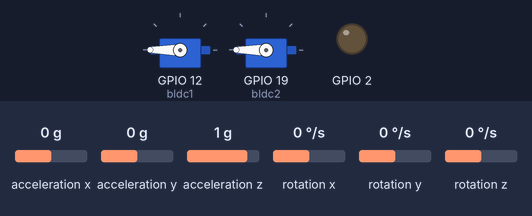
The sketch below on a simulated ESP32. Shown: 2 × servo, output pins drawn as LEDs (lit = HIGH). Wiring (inferred from the names in the program): MPU-6050 motion sensor at I2C address 0x68. Inputs (shaded band) come from the test bench; at power-on: acceleration x 0 g, acceleration y 0 g, acceleration z 1 g, rotation x 0 °/s, rotation y 0 °/s, rotation z 0 °/s. What the sketch prints to the serial monitor is not drawn.

Above: at 0.1 s.
At 20.4 s:
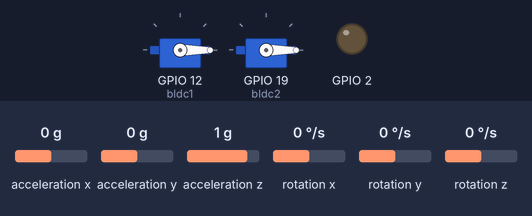
At 26.6 s:
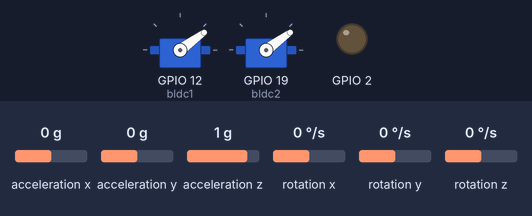
Timing chart, 0 to 28.1 s (numbered marks = the images above):
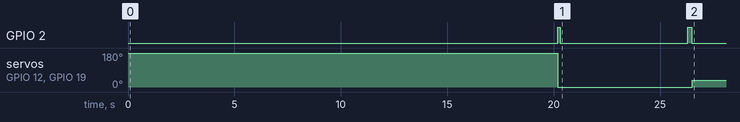

Measured:
- by itself, servo on GPIO 12 (bldc1), servo on GPIO 19 (bldc2): 180° → 0° at 20.2 s, → 36° 6.3 s later

The sketch:

ESP32_wire_mpu.ino
```cpp
#include<Wire.h>
#include"imu.h"
#include "pwm.h"
#include "ble.h"
#include "PID.h"
//#include "pid_dps.h"


long double timeprev;
long double imu_timer;
long double elapsedtime;

void setup() {

 // put your setup code here, to run once:
Serial.begin(115200);
//ble.setup();
bldc.bldc_setup();
bldc.bldc_write(1000, 1000);

//###### IMU SETUP ######//
IMU.mpu_6050_setup(21,22, 1);

//###### ESC SETUP ######//
delay(2000); // optional
bldc.bldc_write(0,0);
pinMode(2, OUTPUT);
digitalWrite(2, HIGH);
delay(100);
digitalWrite(2, LOW);
delay(6000);
digitalWrite(2,HIGH);
delay(200);
digitalWrite(2,LOW);
//imu_timer = micros();

}

void loop() {
  // put your main code here, to run repeatedly:
timeprev = imu_timer;  // the previous time is stored before the actual time read
imu_timer = micros();  // actual time read
elapsedtime = (imu_timer - timeprev) / 1000000;

IMU.mpu_read_data();
IMU.mpu_process(elapsedtime);
//IMU.serial_print();
//Serial.print(IMU.gyro_pitch);
//Serial.print(" , ");
if (isnan(IMU.angle_pitch_output)){

  bldc.bldc_write(0,0);
  digitalWrite(2, HIGH);
  //IMU.mpu_6050_setup(21,22,0);
}
else{
pid.pid_controller(IMU.angle_pitch_output, 0, elapsedtime);

//ble.loop();

bldc.bldc_write(200 + pid.pid_output_pitch, 200 - pid.pid_output_pitch);
}
//Serial.print(" , ");
//Serial.println(micros()- imu_timer);
//while(micros() - imu_timer < 4000);                                 //Wait until the loop_timer reaches 4000us (250Hz) before starting the next loop
//  imu_timer = micros();
                                               //Reset the loop timer
}
```

PID.h
```cpp
//#include "imu.h"
class pid{

  public:
  float pid_error;
  float pid_error_prev;
  const float kp = 1.6;
  const float ki = 0.002845;
  const float kd = 0.9733;
  const float kd1 = 0.961;
  float pid_i;
  float pid_p;
  float pid_d;
  int pid_output_pitch;


  int pid_max = 100;

  void pid_controller(float current_angle, int output_angle, long double elapsedtime){
    pid_error = current_angle - output_angle;
    if ( pid_error < 3 && pid_error >  -3){
    pid_i += ki*pid_error;
    pid_d = kd1*((pid_error - pid_error_prev)/elapsedtime);
    //pid_d = kd1*((pid_error - pid_error_prev)/elapsedtime);
    //pid_output_pitch = kp1*pid_error + pid_i + kd1*((pid_error - pid_error_prev)/elapsedtime);
    }
    else  {
      pid_i = pid_i;
      pid_d = kd*((pid_error - pid_error_prev)/elapsedtime);

    //pid_output_pitch = kp*pid_error + pid_i + kd*((pid_error - pid_error_prev)/elapsedtime);
    }
//    pid_d = kd*((pid_error - pid_error_prev)/elapsedtime);
    pid_p = kp*pid_error;
    //pid_d = kd*((pid_error - pid_error_prev)/elapsedtime);

    pid_output_pitch = pid_p + pid_d + pid_i;

    if (pid_output_pitch > pid_max) pid_output_pitch = pid_max;
    else if(pid_output_pitch < pid_max*-1) pid_output_pitch = pid_max* -1;

//    pid_error_prev = pid_error;

    Serial.print(pid_error);Serial.print(" , ");
    Serial.print(pid_p), Serial.print(" , ");
    Serial.print(pid_d), Serial.print(" , ");
    Serial.println(pid_i);
    pid_error_prev = pid_error;
  }
};
pid pid;
```

ble.h
```cpp
#include "BluetoothSerial.h"

#if !defined(CONFIG_BT_ENABLED) || !defined(CONFIG_BLUEDROID_ENABLED)
#error Bluetooth is not enabled! Please run `make menuconfig` to and enable it
#endif

BluetoothSerial SerialBT;
class ble{

  public:
  char type;
  int thrust = 0;
  int pitch = 0;
void setup() {
  Serial.begin(115200);
  SerialBT.begin("ESP32test"); //Bluetooth device name
  Serial.println("The device started, now you can pair it with bluetooth!");
}

void loop() {
  if (SerialBT.available()){
    type = SerialBT.read();
    Serial.print(type);
  if (type == 'u'){
    if(thrust <600){
      thrust += 10;
    }
    else {
      thrust = 800;
    }
  }
  else if (type == 'd'){
    if(thrust >5){
     thrust -= 10;
    }
    else{
      thrust = 0;
    }
  }
  else if(type == 'm'){
      thrust = 0;
  }
  else if (type == 'w'){
    if(pitch <20){
     pitch += 1;
    }
    else{
      pitch = 20;
    }
  }
  else if (type == 's'){
    if (pitch > -20){
    pitch -= 1;
    }
    else{
      pitch = -20;
    }
  }
  //Serial.print(pitch); Serial.print(" , ");
  //Serial.println(thrust);
  }
}
};
ble ble;
```

imu.h
```cpp
class MPU_6050{

  private:

  const int MPU_ADDR = 0x68;

  public:

//  int16_t Ax, Ay, Az, Tp, Gx, Gy, Gz;
int16_t gyro_x, gyro_y, gyro_z;
long gyro_x_cal, gyro_y_cal, gyro_z_cal;
int16_t acc_x, acc_y, acc_z, acc_total_vector;
int16_t Tp;
long acc_x_cal, acc_y_cal, acc_z_cal;
float angle_pitch, angle_roll, angle_yaw;
int angle_pitch_buffer, angle_roll_buffer;
boolean set_gyro_angles;
float angle_roll_acc, angle_pitch_acc;
float angle_pitch_output, angle_roll_output, angle_yaw_output;
float gyro_pitch;

  void mpu_6050_setup(int SDA, int SCL, int cal){
    Wire.begin(SDA,SCL,400000); // sda, scl, clock speed
    Wire.beginTransmission(0x68);                                        //Start communicating with the MPU-6050
    Wire.write(0x6B);                                                    //Send the requested starting register
    Wire.write(0x00);                                                    //Set the requested starting register
    Wire.endTransmission(true);                                              //End the transmission
    //Configure the accelerometer (+/-8g)
    Wire.beginTransmission(0x68);                                        //Start communicating with the MPU-6050
    Wire.write(0x1C);                                                    //Send the requested starting register
    Wire.write(0x10);                                                    //Set the requested starting register
    Wire.endTransmission(true);                                              //End the transmission
    //Configure the gyro (500dps full scale)
    Wire.beginTransmission(0x68);                                        //Start communicating with the MPU-6050
    Wire.write(0x1B);                                                    //Send the requested starting register
    Wire.write(0x08);                                                    //Set the requested starting register
    Wire.endTransmission(true);
if ( cal == 1){
    Serial.print(" Gyro Calibration");

  for (int cal_int = 0; cal_int < 2000 ; cal_int ++){                  //Run this code 2000 times
    if(cal_int % 125 == 0)Serial.print(".");                              //Print a dot on the LCD every 125 readings
    mpu_read_data();                                             //Read the raw acc and gyro data from the MPU-6050
    gyro_x_cal += gyro_x;                                              //Add the gyro x-axis offset to the gyro_x_cal variable
    gyro_y_cal += gyro_y;                                              //Add the gyro y-axis offset to the gyro_y_cal variable
    gyro_z_cal += gyro_z;                                              //Add the gyro z-axis offset to the gyro_z_cal variable
    delay(3);                                                          //Delay 3us to simulate the 250Hz program loop
  }
  gyro_x_cal /= 2000;                                                  //Divide the gyro_x_cal variable by 2000 to get the avarage offset
  gyro_y_cal /= 2000;                                                  //Divide the gyro_y_cal variable by 2000 to get the avarage offset
  gyro_z_cal /= 2000;
 Serial.println(" Gyro Offset calcutated: " );
  for (int cal_int2 = 0; cal_int2 < 2000 ; cal_int2 ++){                  //Run this code 2000 times
    if(cal_int2 % 125 == 0)Serial.print(".");                              //Print a dot on the LCD every 125 readings
    mpu_read_data();                                             //Read the raw acc and gyro data from the MPU-6050
    acc_x_cal += acc_x;                                              //Add the gyro x-axis offset to the gyro_x_cal variable
    acc_y_cal += acc_y;                                              //Add the gyro y-axis offset to the gyro_y_cal variable
    acc_z_cal += acc_z;                                              //Add the gyro z-axis offset to the gyro_z_cal variable
    delay(3);                                                          //Delay 3us to simulate the 250Hz program loop
  }
  acc_x_cal /= 2000;                                                  //Divide the gyro_x_cal variable by 2000 to get the avarage offset
  acc_y_cal /= 2000;                                                  //Divide the gyro_y_cal variable by 2000 to get the avarage offset
  acc_z_cal /= 2000;

  Serial.println("IMU Setup Complete");
  }
  }
  void mpu_read_data(){
    Wire.beginTransmission(MPU_ADDR);
    Wire.write(0x3B);  // starting with register 0x3B (ACCEL_XOUT_H)
    Wire.endTransmission(true);
    Wire.beginTransmission(MPU_ADDR);
    Wire.requestFrom(MPU_ADDR, 14, true); // request a total of 14 registers
    acc_x = Wire.read()<<8|Wire.read(); // 0x3B (ACCEL_XOUT_H) & 0x3C (ACCEL_XOUT_L)
    acc_y = Wire.read()<<8|Wire.read(); // 0x3D (ACCEL_YOUT_H) & 0x3E (ACCEL_YOUT_L)
    acc_z = Wire.read()<<8|Wire.read(); // 0x3F (ACCEL_ZOUT_H) & 0x40 (ACCEL_ZOUT_L)
    Tp = Wire.read()<<8|Wire.read(); // 0x41 (TEMP_OUT_H) &  0x42 (TEMP_OUT_L)
    gyro_x = Wire.read()<<8|Wire.read(); // 0x3B (ACCEL_XOUT_H) & 0x3C (ACCEL_XOUT_L)
    gyro_y = Wire.read()<<8|Wire.read(); // 0x3D (ACCEL_YOUT_H) & 0x3E (ACCEL_YOUT_L)
    gyro_z = Wire.read()<<8|Wire.read(); // 0x3F (ACCEL_ZOUT_H) & 0x40 (ACCEL_ZOUT_L)                                               //Subtract the offset calibration value from the raw gyro_z value
  }

  void serial_print(){
//    gyro_x -= gyro_x_cal;                                                //Subtract the offset calibration value from the raw gyro_x value
//    gyro_y -= gyro_y_cal;                                                //Subtract the offset calibration value from the raw gyro_y value
//    gyro_z -= gyro_z_cal;
//
//    Serial.print(acc_x); Serial.print(" , ");
//    Serial.print(acc_y); Serial.print(" , ");
//    Serial.print(acc_z); Serial.print(" , ");
//    Serial.print(gyro_x); Serial.print(" , ");
//    Serial.print(gyro_y); Serial.print(" , ");
//    Serial.print(gyro_z); Serial.print(" , ");
      Serial.print(angle_pitch_output); Serial.print(" , ");
//      Serial.print(angle_roll_output); Serial.print(" , ");
//      Serial.print(angle_yaw_output); Serial.print(" , ");
    //Serial.print(Tp);
    //Serial.println(" ");


  }
  void mpu_process(long double elapsedtime){
    gyro_x -= gyro_x_cal;                                                //Subtract the offset calibration value from the raw gyro_x value
    gyro_y -= gyro_y_cal;                                                //Subtract the offset calibration value from the raw gyro_y value
    gyro_z -= gyro_z_cal;

    acc_x -= acc_x_cal;                                                //Subtract the offset calibration value from the raw gyro_x value
    acc_y -= acc_y_cal;                                                //Subtract the offset calibration value from the raw gyro_y value
    acc_z -= acc_z_cal;
    acc_z =+ 4096;

    angle_pitch += gyro_x *  0.01527*elapsedtime;                                   //Calculate the traveled pitch angle and add this to the angle_pitch variable
    angle_roll += gyro_y * 0.01527*elapsedtime;                                    //Calculate the traveled roll angle and add this to the angle_roll variable
    angle_yaw += gyro_z * 0.01527*elapsedtime;

    angle_pitch += angle_roll * sin(gyro_z *  0.000266*elapsedtime);               //If the IMU has yawed transfer the roll angle to the pitch angel
    angle_roll -= angle_pitch * sin(gyro_z * 0.000266*elapsedtime);               //If the IMU has yawed transfer the pitch angle to the roll angel

    acc_total_vector = sqrt((acc_x*acc_x)+(acc_y*acc_y)+(acc_z*acc_z));  //Calculate the total accelerometer vector
    //57.296 = 1 / (3.142 / 180) The Arduino asin function is in radians
    angle_pitch_acc = asin((float)acc_y/acc_total_vector)* 57.296*2;       //Calculate the pitch angle
    angle_roll_acc = asin((float)acc_x/acc_total_vector)* -57.296*2;       //Calculate the roll angle
//      angle_roll_acc = atan2((float)acc_y, (float)acc_z)* 57.296*2;
//      angle_pitch_acc = atan2((float)acc_x, sqrt(acc_y*acc_y + acc_z*acc_z))*57.296*2;

    angle_pitch_acc -= 0.0;                                              //Accelerometer calibration value for pitch
    angle_roll_acc -= 0.0;                                               //Accelerometer calibration value for roll


  if(set_gyro_angles){                                                 //If the IMU is already started
    angle_pitch = angle_pitch * 0.9996 + angle_pitch_acc * 0.0004;     //Correct the drift of the gyro pitch angle with the accelerometer pitch angle
    angle_roll = angle_roll * 0.9996 + angle_roll_acc * 0.0004;        //Correct the drift of the gyro roll angle with the accelerometer roll angle
  }
  else{
    angle_pitch = angle_pitch_acc;                                     //Set the gyro pitch angle equal to the accelerometer pitch angle
    angle_roll = angle_roll_acc;                                       //Set the gyro roll angle equal to the accelerometer roll angle
    set_gyro_angles = true;
  }
  gyro_pitch = gyro_x* 0.0153;
  gyro_pitch = 0.9998*gyro_pitch + angle_pitch_acc*0.0002;

   angle_pitch_output = angle_pitch_output * 0.9 + angle_pitch * 0.1;   //Take 90% of the output pitch value and add 10% of the raw pitch value
   angle_roll_output = angle_roll_output * 0.9 + angle_roll * 0.1;      //Take 90% of the output roll value and add 10% of the raw roll value
   angle_yaw_output = angle_yaw_output*0.9 + angle_yaw*0.1;
 }
};

MPU_6050 IMU;
```

pwm.h
```cpp
#include <ESP32Servo.h>
class bldc{

  private:

  public:
  Servo bldc1;
  Servo bldc2;

  void bldc_setup(){
      ESP32PWM::allocateTimer(0);
      ESP32PWM::allocateTimer(1);
      ESP32PWM::allocateTimer(2);
      ESP32PWM::allocateTimer(3);

      bldc1.setPeriodHertz(250);
      bldc2.setPeriodHertz(250);
      bldc1.attach(12, 1000, 2000);
      bldc2.attach(19, 1000, 2000);
  }
 void bldc_write(int d1, int d2){

  bldc1.writeMicroseconds(1000 + d1);
  bldc2.writeMicroseconds(1000 + d2);
 }

};
bldc bldc;
```
